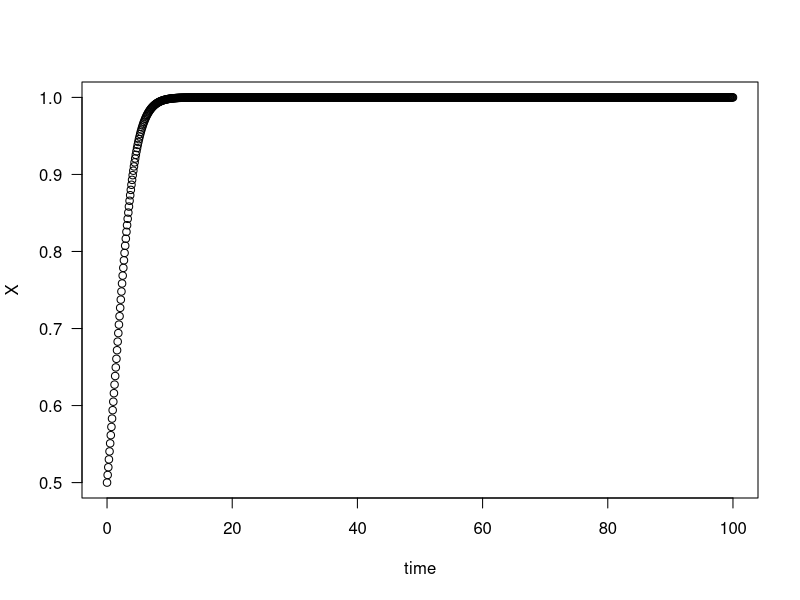

Write R code to recreate this figure.
## ---- chunk 1

require(deSolve)

# Initial values
state <- c(X = 0.5) #fraction of total population that are conservationists
times <- seq(0,100,by=0.1)

# Parameters
parameters <- c(k = 1.014,j = 1.68, s = 0.5, phi = 0.2, C = 0.1, P = 0.5)

# Model
consv <- function(t,state,parameters){
  with(as.list(c(state,parameters)),{
       dX <- k*X*(1-X)*(-1+j*(1-C)-s*P*(1-X)+phi*(2*X-1))
      list(c(dX))   
  })}

# Solve model and plot results 
out <- ode(y = state,times=times,func=consv,parms=parameters) 
par(mfrow=c(1,1))

plot(out[,1],out[,2],ylab='X',xlab='time',las=1)
